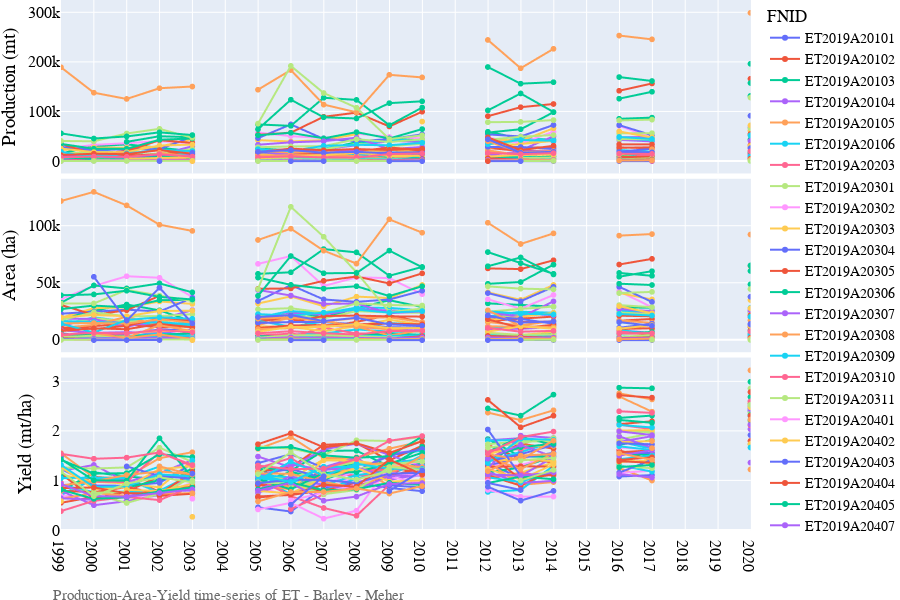
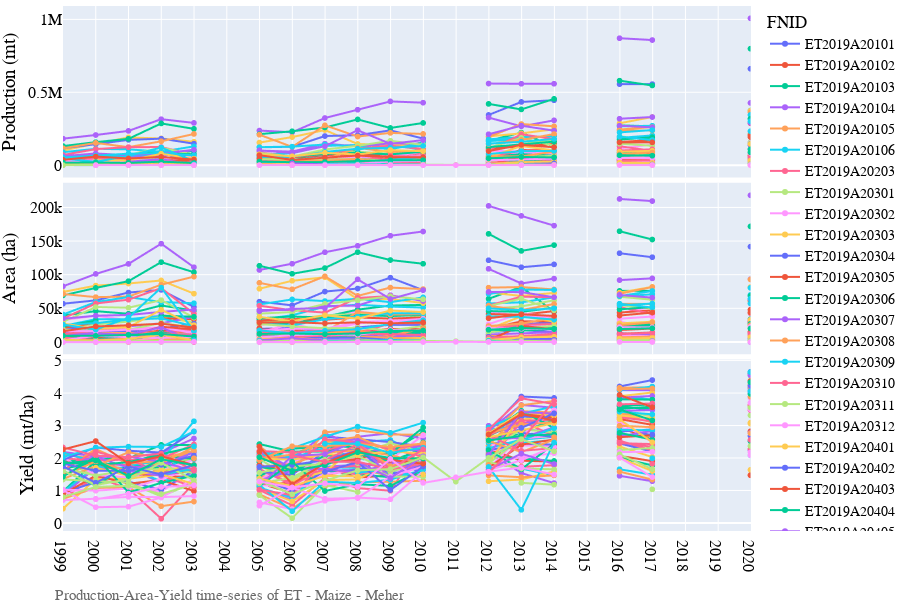
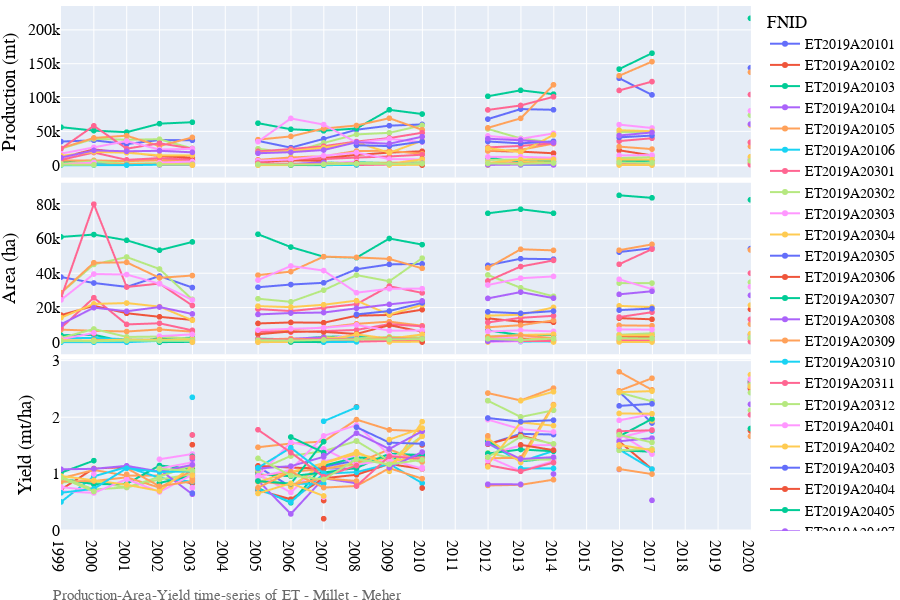
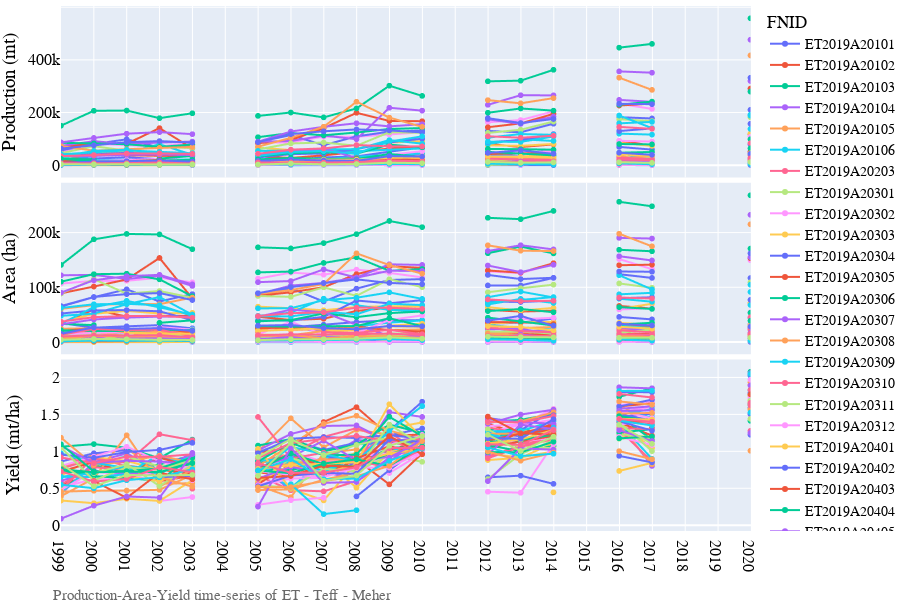

These figures' notebook cell, in order:
### Code cell
# Lineplot of Production-Area-Yield time-series
country_iso, country_name = 'ET', 'Ethiopia'
df = pd.read_csv('../data/crop/adm_crop_production_%s.csv' % country_iso, index_col=0)
df['year'] = df['harvest_year']
year = [df['year'].min(), df['year'].max()]
product_season = [
    ['Barley', 'Meher'],
    ['Maize', 'Meher'],
    ['Millet', 'Meher'],
    ['Teff', 'Meher'],
    ['Sorghum', 'Meher'],
    ['Wheat', 'Meher'],
    ['Rice', 'Meher'],
    ['Oats', 'Meher'],
]
for product_name, season_name in product_season:
    footnote = 'Production-Area-Yield time-series of %s - %s - %s' % (country_iso, product_name, season_name)
    fn_save = '../figures/%s_line_pay_%s_%s.png' % (country_iso, product_name, season_name)
    sub = df[(df['product'] == product_name) & (df['season_name'] == season_name)]
    fig = PlotLinePAY(sub, year, footnote, fn_save)
    fig.show()
